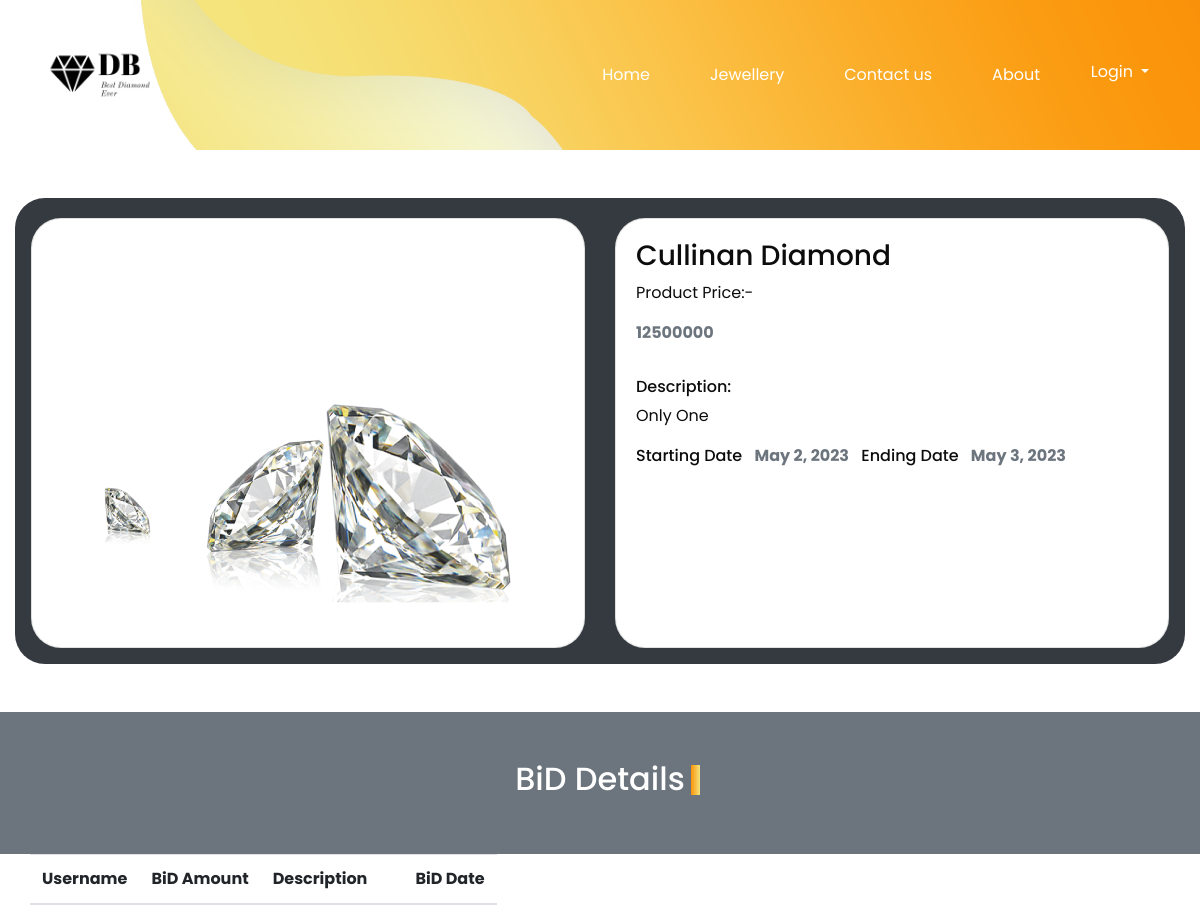
The page /singleproduct/7 on the database its author committed.
### app1/models.py (models this page shows, shortened)
class Product(models.Model):
    SellerId=models.CharField(max_length=100)
    category = models.ForeignKey(Product_Category,on_delete=models.CASCADE)
    productImage = models.ImageField(upload_to="product")
    productName = models.CharField(max_length=100)
    productPrice = models.IntegerField(default=0)
    productDescription = models.TextField(default="")
    quantity=models.CharField(max_length=200)
    startdate=models.DateField(default=None)
    enddate=models.DateField(default=None)
    status=models.BooleanField(default=False)

### app1/views.py (the view, shortened to what this page needs)
# urls.py: path('singleproduct/<int:id>',singleproduct,name="singleproduct"),
def singleproduct(request,id):
    sData = SessionData(request)
    if request.session.has_key('BID'):
        message = request.session['BID']
        del request.session['BID']
    else:
        message = ''
    if request.session.has_key('buyer'):
        user= request.session['buyer']
        data=BuyerRegister.objects.get(email=user)
        productdata=Product.objects.get(id=id)
        cDate = date.today()
        biddata=Biddetails.objects.filter(productID=id).order_by("-id")
        bidtable=[]
        for i in biddata:
            buyer=BuyerRegister.objects.get(id=i.buyerId)
            d={
                'name':buyer.name,
                'bidamt':i.bidamount,
                'discription':i.Description,
                'date':i.date_of_bid
                }
            bidtable.append(d)
        if request.method=="POST":
            model=Biddetails()
            model.productID=id
            model.SellerId=productdata.SellerId
            model.buyerId=request.session['userId']
            model.bidamount=request.POST['bidamount']
            model.Description=request.POST['Description']
            bidamt1=Biddetails.objects.filter(productID=id)&Biddetails.objects.filter(bidamount=model.bidamount)
            if cDate <= productdata.enddate:
                if len(bidamt1)==0:
                    model.save()
                    request.session['BID'] = "BID Amount"
                    return redirect('singleproduct', id=id)
                else:
                    return render (request,'singleproduct.html',{'sessionbuyer':user,'name':data,'productdata':productdata,'biddata':bidtable,'messagekey':"Bid amount alredy exists"})
            else:
                    return render (request,'singleproduct.html',{'sessionbuyer':user,'name':data,'productdata':productdata,'biddata':bidtable,'messagekey':"date gone"})
        return render (request,'singleproduct.html',{'sessionbuyer':user,'name':data,'productdata':productdata,'biddata':bidtable,'messagekey':message})
    else:
        productdata=Product.objects.get(id=id)
        biddata=Biddetails.objects.filter(productID=id).order_by("-id")
        bidtable=[]
        return render (request,'singleproduct.html',{'productdata':productdata,'biddata':bidtable})

### app1/templates/singleproduct.html (shortened to what this page needs)
{% extends 'base.html' %}
{% load static %}
{% block content %}
   <section class="mt-5">
    <div class="container p-3 mb-5 bg-dark" style="border-radius: 30px;">
      <div class="row">
        <div class="col-lg-6 mt-1">
          <div class="card p-5" style="border-radius: 30px; height: 430px">
            <img style="border-radius: 30px;"
              class="card-img img-fluid "
              src="{{productdata.productImage.url}}"
              alt="Card image cap"
              id="product-detail" width="100%" height="100%" />
          </div>
        </div>
        <div class="col-lg-6 mt-1 " >
          <div class="card"  style="border-radius: 30px; height: 430px;">
            <div class="card-body" >
              <p class="h3 ">{{productdata.productName}}</p>
              <ul class="list-inline">
                <li class="list-inline-item">
                    <p>Product Price:-</p>
                  <p class="text-muted"><strong>{{productdata.productPrice}}</strong></p>
                </li>
              </ul>
              <h6>Description:</h6>
              <blockquote style="text-align: justify;">
                {{productdata.productDescription}}
              </blockquote>
              <ul class="list-inline">
                <li class="list-inline-item">
                  <h6>Starting Date</h6>
                </li>
                <li class="list-inline-item">
                  <p class="text-muted"><strong>{{productdata.startdate}}</strong></p>
                </li>
                <li class="list-inline-item">
                  <h6>Ending Date</h6>
                </li>
                <li class="list-inline-item">
                  <p class="text-muted"><strong>{{productdata.enddate}}</strong></p>
                </li>
              </ul>
            </div>
          </div>
        </div>
      </div>
    </div>
  </section>
  <div class="heading_container p-5 bg-secondary">
    <h2 class="mx-auto text-white">
      BiD Details
    </h2>
  </div>
  <table class="table table-responsive container">
    <thead>
      <tr>
        <th scope="col">Username</th>
        <th scope="col">BiD Amount</th>
        <th scope="col">Description</th>
        <th></th>
        <th scope="col">BiD Date</th>
      </tr>
    </thead>
  </table>
{% endblock %}

### app1/static/css/style.css (style rules this page uses)
body { font-family: "Poppins", sans-serif; color: #0c0c0c; background-color:white; }
.heading_container { display: -webkit-box; display: -ms-flexbox; display: flex; }
.heading_container h2 { position: relative; }
.heading_container h2::before { content: ""; position: absolute; width: 9px; height: 30px; top: 14%; right: -15px; background: -webkit-gradient(linear, left top, right top, from(#fb930a), to(#f5e47b)); background: linear-gradient(to right, #fb930a, #f5e47b); }

### app1/static/css/responsive.css (style rules this page uses)
@media (min-width: 1200px) { .container { max-width: 1170px; } }

### rows shown on the page
Product: productImage (picture), productName "Cullinan Diamond", productPrice "12500000", productDescription "Only One", startdate "May 2, 2023", enddate "May 3, 2023"
